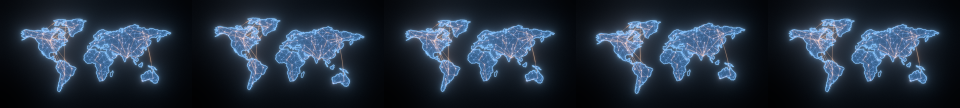
#> input picture deliverables/contact-sheets/FibreWorldMap_HoldLoop_sheet.png, 1920 x 216 px, given in place of element-285.png, which was not available (shown at 1/2 size)
$ python motion-stats.py ../../deliverables/contact-sheets/FibreWorldMap_HoldLoop_sheet.png
#> lines starting #> are read from the running program, lines starting #| are printed output that depends on the picture; pictures that were not available may be replaced by others from this repository, and a replacement may not be noted
#!/usr/bin/env python3
"""Step 6: mean absolute frame-to-frame difference over frames 285..345 (2 s
around frame 300) of the full render. Smooth motion gives a steady value;
flicker / boiling / popping shows up as spikes (max far above the median)."""
import sys, statistics
from PIL import Image, ImageChops, ImageStat
for name in sys.argv[1:]:
    d = []
    prev = Image.open(f"renders/seq/{name}/element-285.png").convert("L")
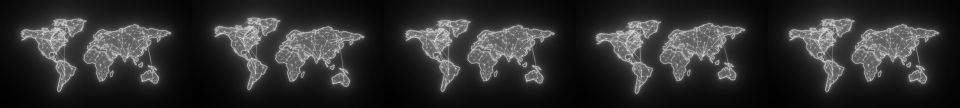
#> prev: PIL image 1920x216 L (shown at 1/2 size); min 1, max 240, mean 46.3
    for f in range(286, 346):
        cur = Image.open(f"renders/seq/{name}/element-{f:03d}.png").convert("L")
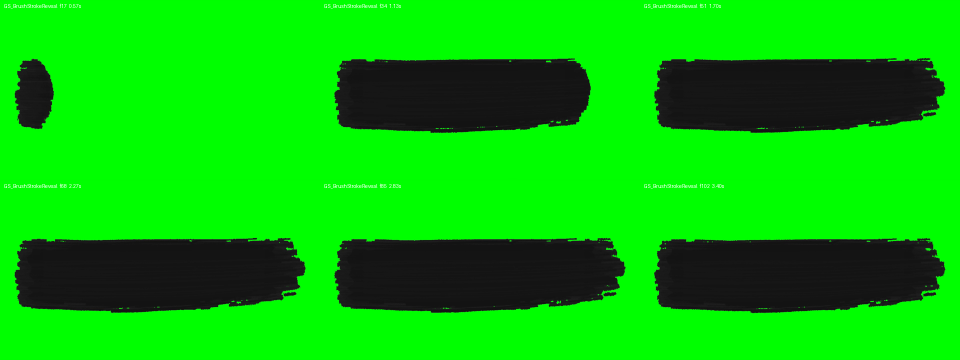
#> input picture deliverables/contact-sheets/GS_BrushStrokeReveal-contact.png, 1920 x 720 px, given in place of element-286.png, which was not available (shown at 1/2 size)
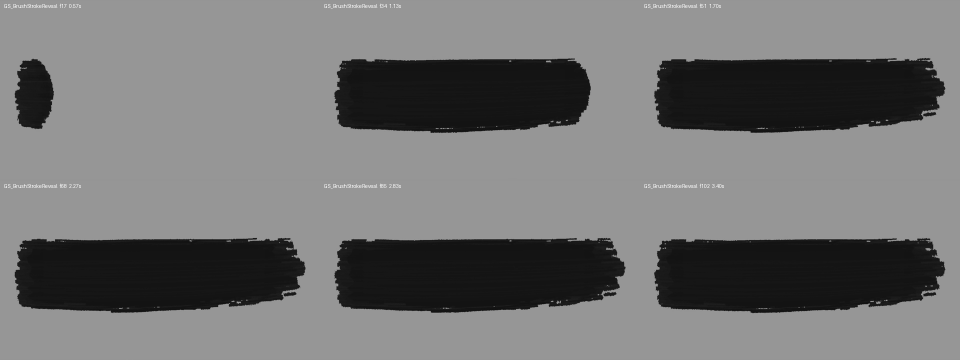
#> cur: PIL image 1920x720 L (shown at 1/2 size); min 12, max 254, mean 114.6
#> (the run stopped early here; a loop or call above may not have finished)
